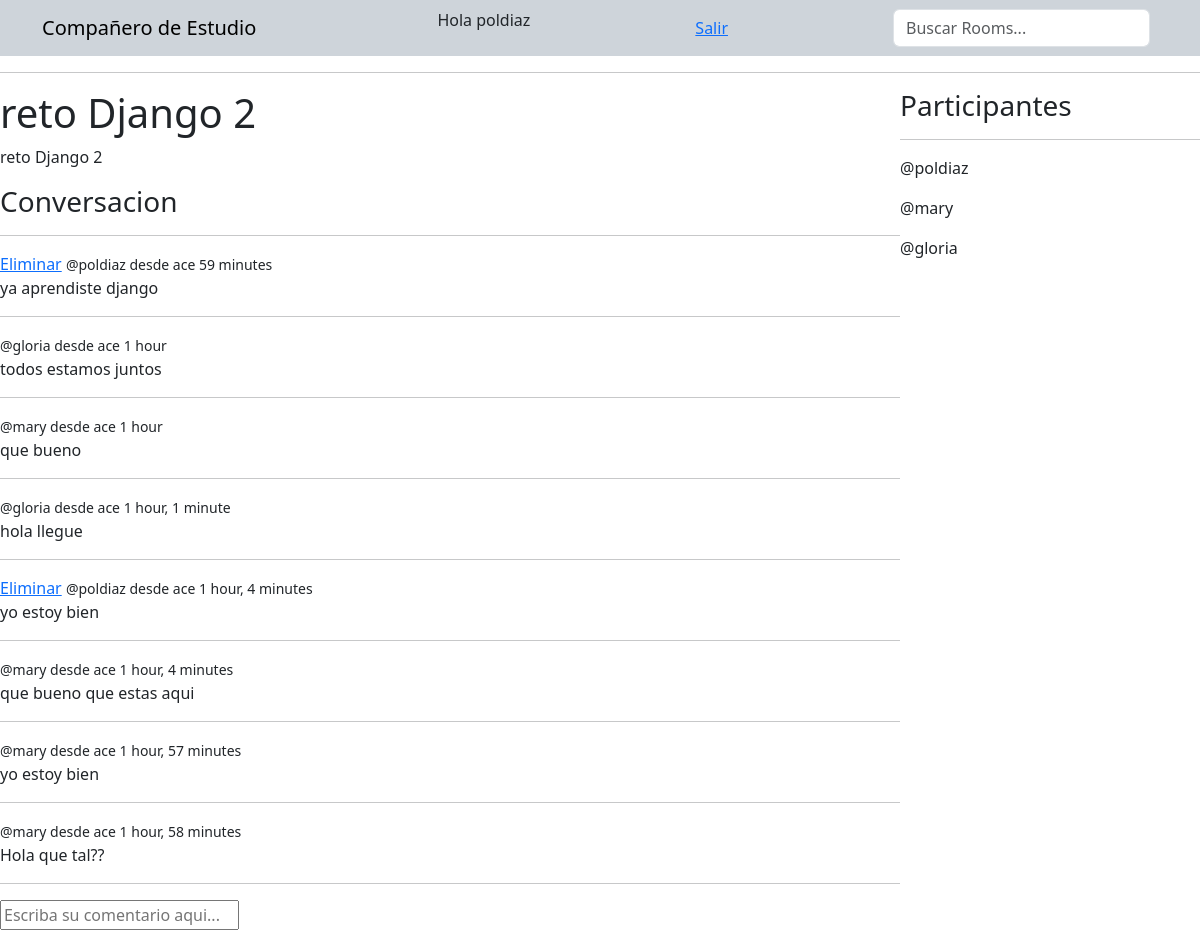
Page /room/10/ (signed in) on the committed database.
### base/models.py (models this page shows, shortened)
class Room(models.Model):
    host = models.ForeignKey(User, on_delete=models.SET_NULL, null=True)
    topic = models.ForeignKey(Topic, on_delete=models.SET_NULL, null=True)
    name = models.CharField(max_length=200)
    description = models.TextField(null=True, blank=True)
    participants = models.ManyToManyField(User, related_name='participants', blank=True)
    updated = models.DateTimeField(auto_now=True)
    created = models.DateTimeField(auto_now_add=True)
    class Meta:
        ordering = ['-updated', '-created']

class Message(models.Model):
    user = models.ForeignKey(User, on_delete=models.CASCADE)
    room = models.ForeignKey(Room, on_delete=models.CASCADE)
    body = models.TextField()
    updated = models.DateTimeField(auto_now=True)
    created = models.DateTimeField(auto_now_add=True)

### base/views.py (the view, shortened to what this page needs)
# urls.py: path('room/<str:pk>/', views.room, name="room"),
def room(request, pk):
    room = Room.objects.get(id=pk)
    room_messages = room.message_set.all().order_by("-created")
    participants = room.participants.all()
    context = {
        "room": room,
        "room_messages": room_messages,
        "participants": participants,
    }
    return render(request, "base/room.html", context)

### base/templates/base/room.html (shortened to what this page needs)
{% extends "main.html" %}
{% block content %}
<div class="room-container">
  <div >
    <h1>{{ room.name }}</h1>
    <p>{{ room.description }}</p>
    <div class="comment-wrapper">
      <h3>Conversacion</h3>
      <hr>
      {% for message in room_messages %}
        <div>
          {% if request.user == message.user %}
            <a href="{% url 'delete-message' message.id %}">Eliminar</a>
          {% endif %}
          <small>@{{ message.user }} desde ace {{ message.created|timesince }}</small>
          <p>{{ message.body }}</p>
          <hr>
        </div>
      {% endfor %}
    </div>
    {% if request.user.is_authenticated %}
      <div class="comment-form">
        <form method="POST" action="">
          <input type="text" name="body" placeholder="Escriba su comentario aqui..." />
        </form>
      </div>
    {% endif %}
  </div>
  <div>
    <h3>Participantes</h3>
    <hr>
    {% for user in participants %}
      <div>
        <p>@{{ user.username }}</p>
      </div>
    {% endfor %}
  </div>
</div>
{% endblock content %}

### templates/navbar.html
<nav class="navbar bg-dark-subtle">
  <div class="container">
    <a href="/" class="navbar-brand">Compañero de Estudio</a>
    {% if request.user.is_authenticated %}
      <p>Hola {{ request.user }}</p>
      <a href="{% url 'logout' %}">Salir</a>
    {% else %}
    <a href="{% url 'login' %}">Ingresar</a>
    {% endif %}
    <form class="d-flex" role="search" method="GET" action="{% url 'home' %}">
      <input class="form-control me-2" aria-label="Search" type="text" name="q" placeholder="Buscar Rooms...">
    </form>
  </div>
</nav>
<hr>

### base/templates/base/room.html (style rules this page uses)
.room-container { display: grid; grid-template-columns: 3fr 1fr; }

### rows in the picture
Room: name "reto Django 2", description "reto Django 2"
Message: shows "Eliminar", user "poldiaz", created "59 minutes", body "ya aprendiste django"
Message: user "gloria", created "1 hour", body "todos estamos juntos"
Message: user "mary", created "1 hour", body "que bueno"
Message: user "gloria", created "1 hour, 1 minute", body "hola llegue"
Message: shows "Eliminar", user "poldiaz", created "1 hour, 4 minutes", body "yo estoy bien"
Message: user "mary", created "1 hour, 4 minutes", body "que bueno que estas aqui"
Message: user "mary", created "1 hour, 57 minutes", body "yo estoy bien"
Message: user "mary", created "1 hour, 58 minutes", body "Hola que tal??"

### other values in the picture
{{ request.user }} "poldiaz"
{{ user.username }} "poldiaz"
{{ user.username }} "mary"
{{ user.username }} "gloria"
